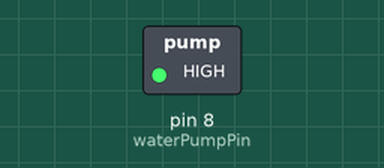
This sketch was run on a simulated Arduino Uno, built with avr-gcc and run on an emulated ATmega328P. On the bench: switched loads named in the sketch (green lamp = pin HIGH). Dashed ring = blinking. What the sketch prints to the serial monitor is not drawn.

Above: at 0.2 s.
Timing chart, 0 to 3.0 s (numbered marks = the images above):
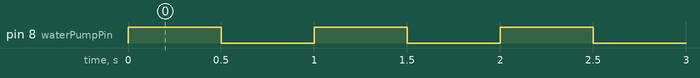

The sketch:

test.ino
```cpp
int waterPumpPin = 8;

// fan motor pins
int fanPin1= 3;
int fanPin2=  10;


void setup() {
  // pump initialise
  pinMode(waterPumpPin, OUTPUT);
  Serial.begin(9600);
}

void loop() {
  // pump on.
  // drain for 2 seconds
  digitalWrite(waterPumpPin, HIGH);
  Serial.println('MOTOR ON');
  delay(500);

  //off
  digitalWrite(waterPumpPin, LOW);
  delay(500);
  Serial.println('MOTOR OFF');
}
```

Measured:
- by itself, pin 8 (waterPumpPin): alternates HIGH for 0.50 s and LOW for 0.50 s
